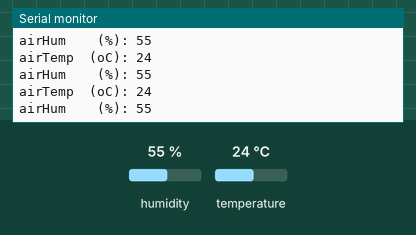
A sketch run on a simulated Arduino Uno, built with avr-gcc and run on an emulated ATmega328P. Parts: the last lines printed to the serial monitor. The test bench sets the inputs (shaded band); at power-on: humidity 55 %, temperature 24 °C.

Above: at 2.8 s.
2.9 s: humidity set to 22 %
At 5.5 s:
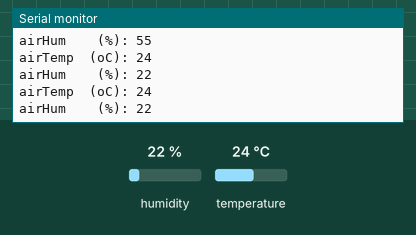
5.6 s: temperature set to 12 °C
At 6.5 s:
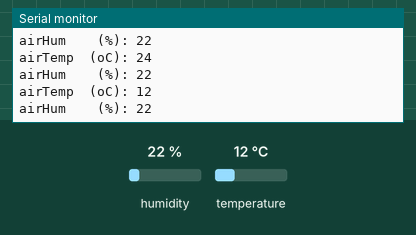
8.3 s: humidity set to 40 %
At 11.0 s:
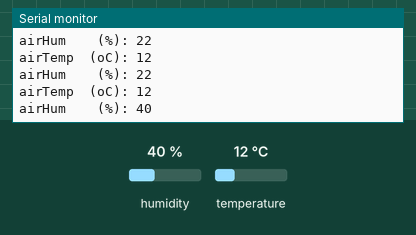
Timing chart, 0 to 12.5 s (numbered marks = the images above; inputs shaded):
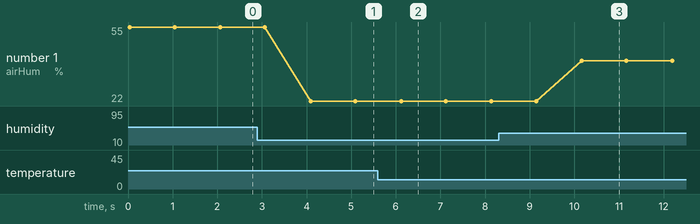

Measured:
- after the input at 2.9 s, the serial monitor: prints a new line after 1.2 s (image 1)
- after the input at 5.6 s, the serial monitor: prints a new line after 0.50 s (image 2)
- after the input at 8.3 s, the serial monitor: prints a new line after 1.9 s (image 3)
- plotted number 1: 55 → 22 after the input at 2.9 s, 22 → 40 after the input at 8.3 s

The sketch:

dhttest.ino
```cpp
//DHT
#include "DHT.h"
#include <stdlib.h>
int pinoDHT = 11;
int tipoDHT =  DHT11;
DHT dht(pinoDHT, tipoDHT);
int airTemp = 0;
int airHum = 0;

void setup()
{
  Serial.begin(9600);

  dht.begin();
}

void loop()
{
  readSensors();
  displaySensors();
  delay (1000);
}

/********* Read Sensors value *************/
void readSensors(void)
{
  airTemp = dht.readTemperature();
  airHum = dht.readHumidity();


}

/********* Display Sensors value *************/
void displaySensors(void)
{
  Serial.print ("airTemp  (oC): ");
  Serial.println (airTemp);
  Serial.print ("airHum    (%): ");
  Serial.println (airHum);
  Serial.println ("");
}
```
